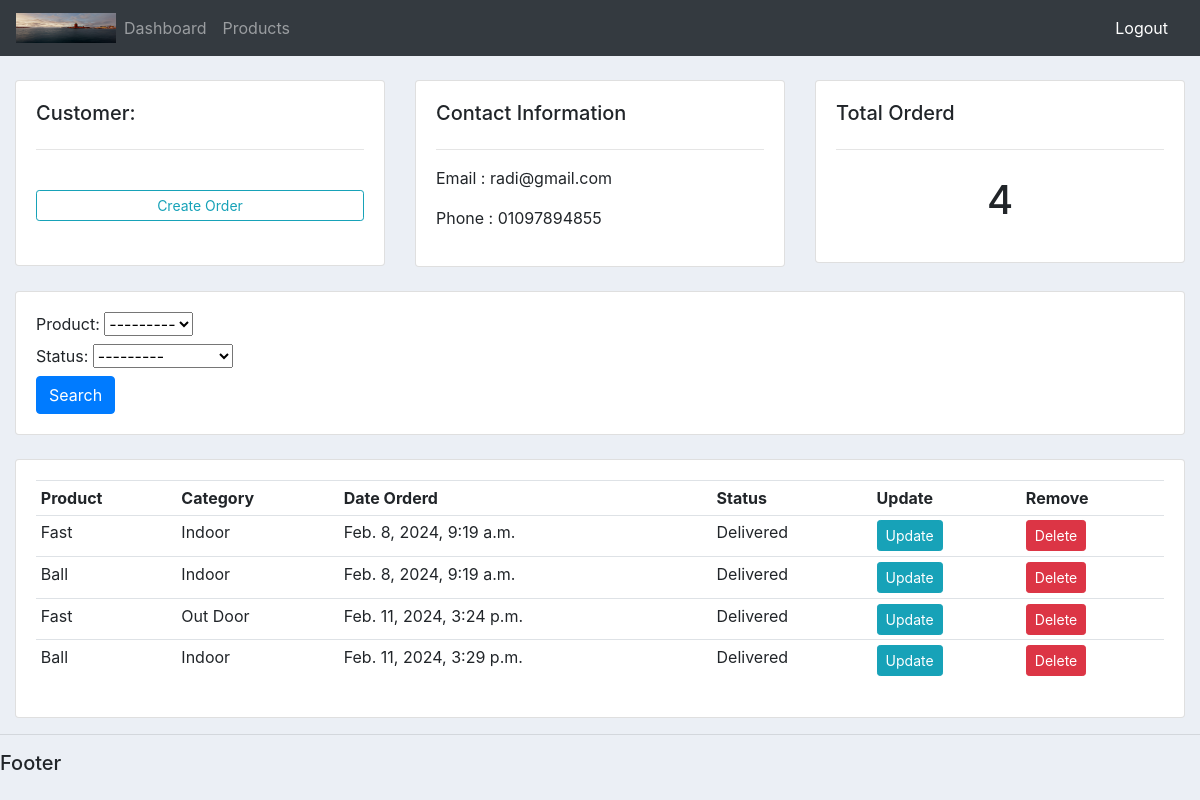
Page /customer/1 (signed in) on the committed database.
### accounts/models.py (models this page shows, shortened)
class Customer(models.Model):
    user = models.OneToOneField(User, null=True, on_delete=models.CASCADE)
    name = models.CharField(max_length=200, null=True)
    phone = models.CharField(max_length=200, null=True)
    email = models.CharField(max_length=200, null=True)
    profile_pic = models.ImageField(default="logo.jpg", blank=True, null=True)
    date_created = models.DateTimeField(auto_now_add=True, null=True)

class Order(models.Model):
    STATUS = (
        ('Panding', 'Panding'),
        ('Out for delivery', 'Out for delivery'),
        ('Delivered', 'Delivered'),
    )
    customer = models.ForeignKey(Customer, on_delete=models.SET_NULL, null=True)
    product = models.ForeignKey(Product, on_delete=models.SET_NULL, null=True)
    date_created = models.DateTimeField(auto_now_add=True, null=True)
    status = models.CharField(max_length=200, null=True, choices=STATUS)

class Product(models.Model):
    CATEGORY = (
        ('Indoor', 'Indoor'),
        ('Out Door', 'Out Door'),
    )
    name = models.CharField(max_length=200, null=True)
    price = models.FloatField(null=True)
    category = models.CharField(max_length=200, null=True, choices=CATEGORY)
    description = models.CharField(max_length=200, null=True, blank=True)
    date_created = models.DateTimeField(auto_now_add=True, null=True)
    tags = models.ManyToManyField(Tag)
    def __str__(self):
        return str(self.name)

### accounts/decorators.py (the view)
    def wrapper_fun(request, *args, **kwargs):
        group = None
        if request.user.groups.exists():
            group = request.user.groups.all()[0].name
        if group == 'customer':
            return redirect('user_page')
        if group == 'admin':
            return view_fun(request, *args, **kwargs)

### accounts/views.py (called while the page is built)
@login_required(login_url='login')
@admin_only
def customer(request, pk_test):
    customer = Customer.objects.get(id=pk_test)
    orders = customer.order_set.all()
    order_count = orders.count()
    my_filter = OrderFilter(request.GET, queryset=orders)
    orders = my_filter.qs
    context = {
        'customer': customer,
        'orders': orders,
        'order_count': order_count,
        'my_filter': my_filter,
    }
    return render(request, 'accounts/customer.html', context)

### accounts/templates/accounts/customer.html
{% extends 'accounts/main.html' %}
{% block content %}
    <br>
    <div class="row">
        <div class="col-md">
            <div class="card card-body">
                <h5>Customer:</h5>
                <hr>
                <br>
                <a class="btn btn-outline-info btn-sm btn-block" href="{% url 'create_order' customer.id %}">Create Order</a>
                <br>
            </div>
        </div>
        <div class="col">
            <div class="card card-body">
                <h5>Contact Information</h5>
                <hr>
                <p>Email : {{ customer.email }} </p>
                <p>Phone : {{ customer.phone }} </p>
            </div>
        </div>
        <div class="col">
            <div class="card card-body">
                <h5>Total Orderd</h5>
                <hr>
                <h1 style="text-align: center; padding: 10px;"> {{ order_count }} </h1>
            </div>
        </div>
    </div>
    <br>
    <div class="row">
        <div class="col">
            <div class="card card-body">
                <form method="get">
                    {{ my_filter.form }}
                    <button class="btn btn-primary" type="submit">Search</button>
                </form>
            </div>
        </div>
    </div>
    <br>
    <div class="row">
        <div class="col-md">
            <div class="card card-body">
                <table class="table table-sm">
                    <tr>
                        <th>Product</ht>
                        <th>Category</ht>
                        <th>Date Orderd</ht>
                        <th>Status</ht>
                        <th>Update</ht>
                        <th>Remove</ht>
                    </tr>
                    {% for ord in orders %}
                        <tr>
                            <td> {{ ord.product }} </td>
                            <td> {{ ord.product.category }} </td>
                            <td> {{ ord.date_created }} </td>
                            <td> {{ ord.status }} </td>
                            <td> <a href="{% url 'update_order' ord.id %}" class="btn btn-sm btn-info"> Update </a> </td>
                            <td> <a href="{% url 'delete_order' ord.id %}" class="btn btn-sm btn-danger"> Delete </a> </td>
                        </tr>
                    {% endfor %}
                </table>
            </div>
        </div>
    </div>
{% endblock %}

### static/css/main.css (style rules this page uses)
body { background-color: #ebeff5; }

### rows in the picture
Customer: email "radi@gmail.com", phone "01097894855"
Order: product "Fast", product.category "Indoor", date_created "Feb. 8, 2024, 9:19 a.m.", status "Delivered"
Order: product "Ball", product.category "Indoor", date_created "Feb. 8, 2024, 9:19 a.m.", status "Delivered"
Order: product "Fast", product.category "Out Door", date_created "Feb. 11, 2024, 3:24 p.m.", status "Delivered"
Order: product "Ball", product.category "Indoor", date_created "Feb. 11, 2024, 3:29 p.m.", status "Delivered"

### other values in the picture
{{ order_count }} "4"
